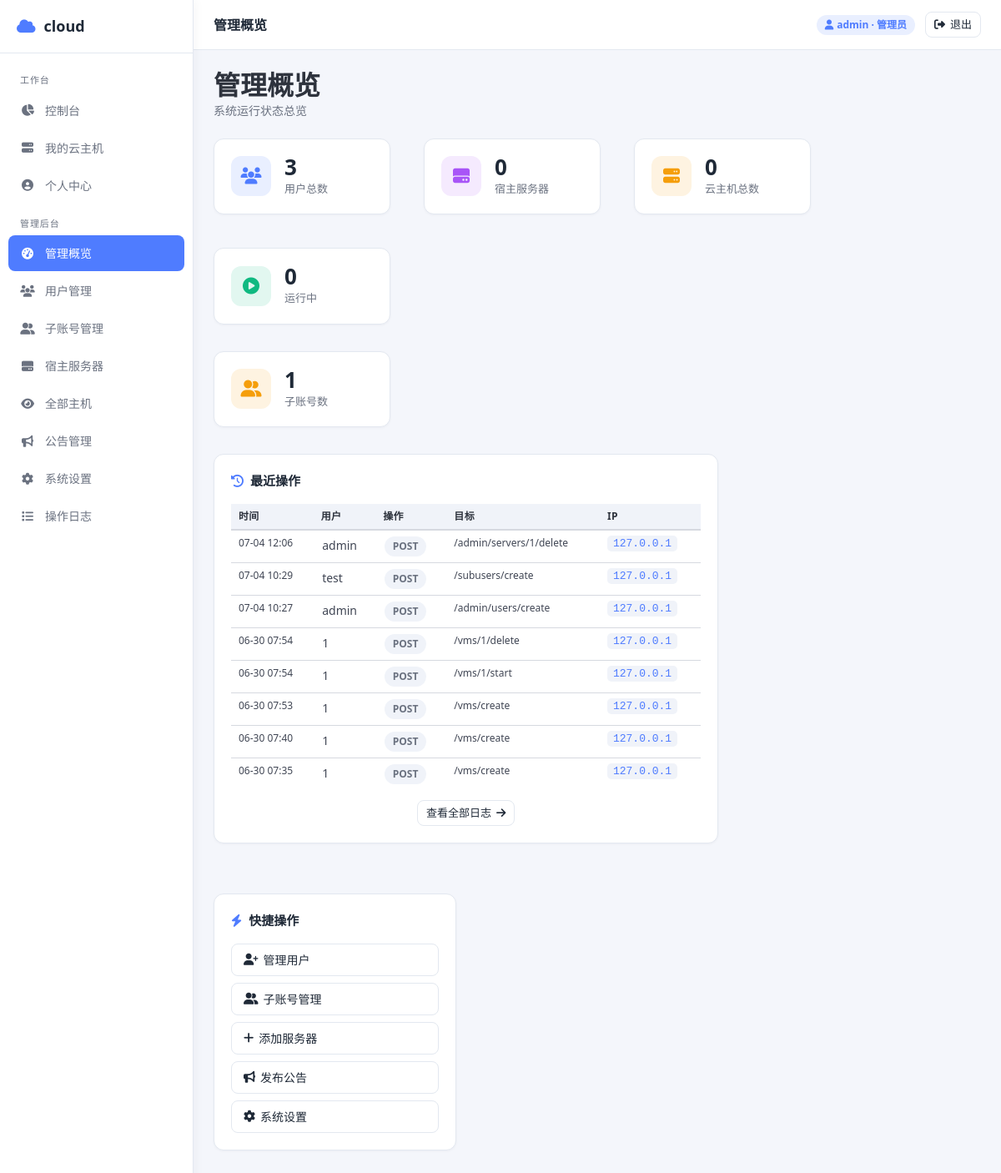
The page /admin/dashboard (signed in) on the database its author committed.
### app/models.py (models this page shows)
class User(Base):
    __tablename__ = "users"
    id: Mapped[int] = mapped_column(Integer, primary_key=True, autoincrement=True)
    username: Mapped[str] = mapped_column(String(64), unique=True, nullable=False, index=True)
    password_hash: Mapped[str] = mapped_column(String(256), nullable=False)
    role: Mapped[UserRole] = mapped_column(SAEnum(UserRole), default=UserRole.USER)
    is_active: Mapped[bool] = mapped_column(Boolean, default=True)
    parent_id: Mapped[int] = mapped_column(Integer, ForeignKey("users.id"), nullable=True)
    created_at: Mapped[datetime] = mapped_column(DateTime, default=_utcnow)
    updated_at: Mapped[datetime] = mapped_column(DateTime, default=_utcnow, onupdate=_utcnow)
    vms = relationship("VM", back_populates="owner")
    servers = relationship("Server", back_populates="owner")
    parent = relationship("User", remote_side="User.id", back_populates="subusers")
    subusers = relationship("User", back_populates="parent")
    vm_assignments = relationship("VMAssignment", back_populates="subuser", cascade="all, delete-orphan")

class OperationLog(Base):
    __tablename__ = "operation_logs"
    id: Mapped[int] = mapped_column(Integer, primary_key=True, autoincrement=True)
    user_id: Mapped[int] = mapped_column(Integer, ForeignKey("users.id"), nullable=True)
    username: Mapped[str] = mapped_column(String(64), default="")
    action: Mapped[str] = mapped_column(String(128), nullable=False)
    target: Mapped[str] = mapped_column(String(256), default="")
    detail: Mapped[str] = mapped_column(Text, default="")
    ip_address: Mapped[str] = mapped_column(String(64), default="")
    created_at: Mapped[datetime] = mapped_column(DateTime, default=_utcnow)

### app/routers/admin_router.py (the view)
@router.get("", response_class=HTMLResponse)
@router.get("/dashboard", response_class=HTMLResponse)
async def admin_dashboard(request: Request, db: AsyncSession = Depends(get_db)):
    admin = await require_admin(request, db)
    users = (await db.execute(select(User))).scalars().all()
    vms = (await db.execute(select(VM))).scalars().all()
    servers = (await db.execute(select(Server))).scalars().all()
    logs = (await db.execute(
        select(OperationLog).order_by(OperationLog.id.desc()).limit(8)
    )).scalars().all()
    subuser_count = sum(1 for u in users if u.role == UserRole.SUBUSER)
    return templates.TemplateResponse("admin/dashboard.html", {
        "request": request, "user": admin,
        "user_count": len(users), "vm_count": len(vms), "server_count": len(servers),
        "running_vms": sum(1 for v in vms if v.status.value == "running"),
        "logs": logs, "subuser_count": subuser_count,
    })

### app/templates/admin/dashboard.html (shortened to what this page needs)
{% extends "base.html" %}
{% block page_title %}管理概览{% endblock %}
{% block content %}
<div class="level"><div><h1 class="title">管理概览</h1><p class="subtitle">系统运行状态总览</p></div></div>
<div class="columns" style="margin-bottom:20px">
    <div class="column is-3"><div class="stat"><div class="ic ic-blue"><i class="fas fa-users"></i></div><div><div class="v">{{ user_count }}</div><div class="l">用户总数</div></div></div></div>
    <div class="column is-3"><div class="stat"><div class="ic ic-purple"><i class="fas fa-hdd"></i></div><div><div class="v">{{ server_count }}</div><div class="l">宿主服务器</div></div></div></div>
    <div class="column is-3"><div class="stat"><div class="ic ic-orange"><i class="fas fa-server"></i></div><div><div class="v">{{ vm_count }}</div><div class="l">云主机总数</div></div></div></div>
    <div class="column is-3"><div class="stat"><div class="ic ic-green"><i class="fas fa-play-circle"></i></div><div><div class="v">{{ running_vms }}</div><div class="l">运行中</div></div></div></div>
</div>
{% if subuser_count is defined %}
<div class="columns" style="margin-bottom:20px">
    <div class="column is-3"><div class="stat"><div class="ic ic-orange"><i class="fas fa-user-friends"></i></div><div><div class="v">{{ subuser_count }}</div><div class="l">子账号数</div></div></div></div>
</div>
{% endif %}
<div class="columns">
    <div class="column is-8">
        <div class="card">
            <div class="card-title"><i class="fas fa-history" style="color:var(--primary)"></i> 最近操作</div>
            <div class="tbl-wrap"><table>
                <thead><tr><th>时间</th><th>用户</th><th>操作</th><th>目标</th><th>IP</th></tr></thead>
                <tbody>
                {% for log in logs %}
                <tr>
                    <td style="font-size:12px">{{ log.created_at.strftime('%m-%d %H:%M') }}</td>
                    <td>{{ log.username }}</td>
                    <td><span class="tag tag-light">{{ log.action }}</span></td>
                    <td style="font-size:12px">{{ log.target }}</td>
                    <td style="font-size:12px"><code>{{ log.ip_address }}</code></td>
                </tr>
                {% else %}
                <tr><td colspan="5"><div class="empty"><i class="fas fa-list"></i>暂无操作记录</div></td></tr>
                {% endfor %}
                </tbody>
            </table></div>
            <div style="text-align:center;margin-top:12px"><a href="/admin/logs" class="btn btn-sm">查看全部日志 <i class="fas fa-arrow-right"></i></a></div>
        </div>
    </div>
    <div class="column is-4">
        <div class="card">
            <div class="card-title"><i class="fas fa-bolt" style="color:var(--primary)"></i> 快捷操作</div>
            <a href="/admin/users" class="btn" style="width:100%;justify-content:flex-start;margin-bottom:8px"><i class="fas fa-user-plus"></i> 管理用户</a>
            <a href="/admin/subusers" class="btn" style="width:100%;justify-content:flex-start;margin-bottom:8px"><i class="fas fa-user-friends"></i> 子账号管理</a>
            <a href="/admin/servers" class="btn" style="width:100%;justify-content:flex-start;margin-bottom:8px"><i class="fas fa-plus"></i> 添加服务器</a>
            <a href="/admin/announcements" class="btn" style="width:100%;justify-content:flex-start;margin-bottom:8px"><i class="fas fa-bullhorn"></i> 发布公告</a>
            <a href="/admin/settings" class="btn" style="width:100%;justify-content:flex-start"><i class="fas fa-cog"></i> 系统设置</a>
        </div>
    </div>
</div>
{% endblock %}

### app/templates/base.html (shortened to what this page needs)
<!DOCTYPE html>
<html lang="zh-CN">
<head>
    <link rel="stylesheet" href="https://cdn.jsdelivr.net/npm/bulma@1.0.2/css/bulma.min.css">
    <link rel="stylesheet" href="https://cdnjs.cloudflare.com/ajax/libs/font-awesome/6.7.2/css/all.min.css">
</head>
<body>
{% if user %}
<div class="layout">
    <aside class="sidebar" id="sidebar">
        <div class="brand"><i class="fas fa-cloud"></i> cloud</div>
        <nav class="nav">
            <div class="nav-section">工作台</div>
            <a href="/dashboard" class="{{ 'active' if request.url.path == '/dashboard' else '' }}"><i class="fas fa-chart-pie"></i> 控制台</a>
            <a href="/vms" class="{{ 'active' if request.url.path.startswith('/vms') else '' }}"><i class="fas fa-server"></i> {% if user.role.value == 'subuser' %}我的虚拟机{% else %}我的云主机{% endif %}</a>
            <a href="/profile" class="{{ 'active' if request.url.path == '/profile' else '' }}"><i class="fas fa-user-circle"></i> 个人中心</a>
            {% if user.role == 'admin' %}
            <div class="nav-section">管理后台</div>
            <a href="/admin/dashboard" class="{{ 'active' if request.url.path.startswith('/admin/dashboard') else '' }}"><i class="fas fa-tachometer-alt"></i> 管理概览</a>
            <a href="/admin/users" class="{{ 'active' if request.url.path.startswith('/admin/users') else '' }}"><i class="fas fa-users"></i> 用户管理</a>
            <a href="/admin/subusers" class="{{ 'active' if request.url.path.startswith('/admin/subusers') else '' }}"><i class="fas fa-user-friends"></i> 子账号管理</a>
            <a href="/admin/servers" class="{{ 'active' if request.url.path.startswith('/admin/servers') else '' }}"><i class="fas fa-hdd"></i> 宿主服务器</a>
            <a href="/admin/vms" class="{{ 'active' if request.url.path.startswith('/admin/vms') else '' }}"><i class="fas fa-eye"></i> 全部主机</a>
            <a href="/admin/announcements" class="{{ 'active' if request.url.path.startswith('/admin/announcements') else '' }}"><i class="fas fa-bullhorn"></i> 公告管理</a>
            <a href="/admin/settings" class="{{ 'active' if request.url.path.startswith('/admin/settings') else '' }}"><i class="fas fa-cog"></i> 系统设置</a>
            <a href="/admin/logs" class="{{ 'active' if request.url.path.startswith('/admin/logs') else '' }}"><i class="fas fa-list"></i> 操作日志</a>
            {% endif %}
        </nav>
    </aside>
    <div class="main">
        <header class="topbar">
            <div style="display:flex;align-items:center;gap:12px">
                <span class="page-title">{% block page_title %}{% endblock %}</span>
            </div>
            <div class="user-area">
                <span class="tag {{ 'tag-info' if user.role == 'admin' else ('tag-warn' if user.role.value == 'subuser' else 'tag-light') }}"><i class="fas fa-user"></i> {{ user.username }}{% if user.role == 'admin' %} · 管理员{% elif user.role.value == 'subuser' %} · 子账号{% endif %}</span>
                <a class="btn btn-sm" href="/logout"><i class="fas fa-sign-out-alt"></i> 退出</a>
            </div>
        </header>
        <main class="content">
            {% block content %}{% endblock %}
        </main>
    </div>
</div>
{% else %}
{% block guest %}{% endblock %}
{% endif %}
</body>
</html>

### app/templates/base.html (style rules this page uses)
:root { --bg:#f4f6fb; --panel:#ffffff; --panel-2:#f0f3f9; --border:#e3e8f0; --text:#1f2937; --muted:#6b7280; --primary:#4f7cff; --primary-d:#3a63d6; --ok:#10b981; --warn:#f59e0b; --danger:#ef4444; }
* { box-sizing:border-box }
body { background:var(--bg);color:var(--text);font-family:"Microsoft YaHei","PingFang SC",system-ui,-apple-system,sans-serif;margin:0 }
a { color:var(--primary);text-decoration:none }
.layout { display:flex;min-height:100vh }
.sidebar { width:232px;background:#ffffff;border-right:1px solid var(--border);position:fixed;top:0;bottom:0;left:0;display:flex;flex-direction:column;z-index:30;box-shadow:2px 0 12px rgba(15,23,42,.04) }
.sidebar .brand { padding:18px 20px;font-weight:700;font-size:18px;border-bottom:1px solid var(--border);display:flex;align-items:center;gap:10px;color:#1f2937 }
.sidebar .brand i { color:var(--primary) }
.nav { padding:10px;flex:1;overflow-y:auto }
.nav a { display:flex;align-items:center;gap:12px;padding:11px 14px;border-radius:8px;color:var(--muted);margin-bottom:2px;font-size:14px;transition:.15s }
.nav a.active { background:var(--primary);color:#fff }
.nav a i { width:18px;text-align:center }
.nav .nav-section { font-size:11px;color:var(--muted);letter-spacing:.08em;padding:14px 14px 6px }
.main { margin-left:232px;flex:1;display:flex;flex-direction:column;min-width:0 }
.topbar { height:60px;background:#ffffff;border-bottom:1px solid var(--border);display:flex;align-items:center;justify-content:space-between;padding:0 24px;position:sticky;top:0;z-index:20 }
.topbar .page-title { font-weight:600;font-size:16px;color:#1f2937 }
.topbar .user-area { display:flex;align-items:center;gap:12px }
.content { padding:24px;flex:1;max-width:1280px;width:100% }
.card { background:#ffffff;border:1px solid var(--border);border-radius:12px;padding:20px;margin-bottom:20px;box-shadow:0 1px 3px rgba(15,23,42,.04) }
.card-title { font-weight:600;font-size:15px;margin-bottom:16px;display:flex;align-items:center;gap:8px;color:#1f2937 }
.columns { display:flex;flex-wrap:wrap;gap:16px;margin-bottom:0 }
.column { flex:1;min-width:0 }
.is-3 { flex:0 0 calc(25% - 16px) }
.is-4 { flex:0 0 calc(33.333% - 16px) }
.is-8 { flex:0 0 calc(66.666% - 16px) }
.stat { background:#ffffff;border:1px solid var(--border);border-radius:12px;padding:20px;display:flex;align-items:center;gap:16px;box-shadow:0 1px 3px rgba(15,23,42,.04) }
.stat .ic { width:48px;height:48px;border-radius:12px;display:flex;align-items:center;justify-content:center;font-size:20px;flex-shrink:0 }
.stat .v { font-size:26px;font-weight:700;line-height:1;color:#1f2937 }
.stat .l { color:var(--muted);font-size:13px;margin-top:4px }
.ic-blue { background:rgba(79,124,255,.12);color:var(--primary) }
.ic-green { background:rgba(16,185,129,.12);color:var(--ok) }
.ic-orange { background:rgba(245,158,11,.12);color:var(--warn) }
.ic-purple { background:rgba(168,85,247,.12);color:#a855f7 }
.tbl-wrap { overflow-x:auto }
table { width:100%;border-collapse:collapse }
th,td { padding:12px 14px;text-align:left;border-bottom:1px solid var(--border);font-size:14px;white-space:nowrap }
th { color:var(--muted);font-weight:600;font-size:12px;letter-spacing:.03em;background:var(--panel-2) }
.btn { display:inline-flex;align-items:center;gap:6px;padding:8px 14px;border-radius:8px;border:1px solid var(--border);background:#ffffff;color:var(--text);cursor:pointer;font-size:14px;text-decoration:none;transition:.15s;font-family:inherit }
.btn-sm { padding:5px 10px;font-size:13px }
.tag { display:inline-flex;align-items:center;gap:4px;padding:3px 10px;border-radius:999px;font-size:12px;font-weight:600;white-space:nowrap }
.tag-info { background:rgba(79,124,255,.12);color:var(--primary) }
.tag-light { background:var(--panel-2);color:var(--muted) }
.level { display:flex;align-items:center;justify-content:space-between;flex-wrap:wrap;gap:12px;margin-bottom:20px }
.title { font-size:20px;font-weight:700;margin:0;color:#1f2937 }
.subtitle { font-size:14px;color:var(--muted);margin:4px 0 0 }
code { background:var(--panel-2);padding:2px 7px;border-radius:5px;font-size:13px;color:var(--primary) }

### rows shown on the page
User: username "admin"
OperationLog: created_at "07-04 12:06", username "admin", action "POST", target "/admin/servers/1/delete", ip_address "127.0.0.1"
OperationLog: created_at "07-04 10:29", username "test", action "POST", target "/subusers/create", ip_address "127.0.0.1"
OperationLog: created_at "07-04 10:27", username "admin", action "POST", target "/admin/users/create", ip_address "127.0.0.1"
OperationLog: created_at "06-30 07:54", username "1", action "POST", target "/vms/1/delete", ip_address "127.0.0.1"
OperationLog: created_at "06-30 07:54", username "1", action "POST", target "/vms/1/start", ip_address "127.0.0.1"
OperationLog: created_at "06-30 07:53", username "1", action "POST", target "/vms/create", ip_address "127.0.0.1"
OperationLog: created_at "06-30 07:40", username "1", action "POST", target "/vms/create", ip_address "127.0.0.1"
OperationLog: created_at "06-30 07:35", username "1", action "POST", target "/vms/create", ip_address "127.0.0.1"

### other values the page prints
{{ user_count }} "3"
{{ server_count }} "0"
{{ vm_count }} "0"
{{ running_vms }} "0"
{{ subuser_count }} "1"
